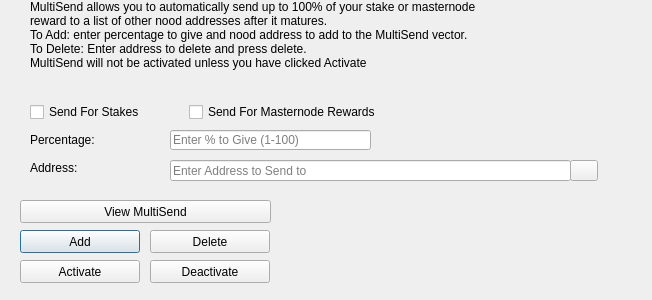
<?xml version="1.0" encoding="UTF-8"?>
<ui version="4.0">
 <class>MultiSendDialog</class>
 <widget class="QDialog" name="MultiSendDialog">
  <property name="windowModality">
   <enum>Qt::NonModal</enum>
  </property>
  <property name="geometry">
   <rect>
    <x>0</x>
    <y>0</y>
    <width>652</width>
    <height>300</height>
   </rect>
  </property>
  <property name="windowTitle">
   <string>MultiSend</string>
  </property>
  <widget class="QLineEdit" name="multiSendPercentEdit">
   <property name="geometry">
    <rect>
     <x>170</x>
     <y>130</y>
     <width>201</width>
     <height>20</height>
    </rect>
   </property>
   <property name="toolTip">
    <string>Enter whole numbers 1 - 100</string>
   </property>
   <property name="placeholderText">
    <string>Enter % to Give (1-100)</string>
   </property>
  </widget>
  <widget class="QLineEdit" name="multiSendAddressEdit">
   <property name="geometry">
    <rect>
     <x>170</x>
     <y>160</y>
     <width>401</width>
     <height>21</height>
    </rect>
   </property>
   <property name="toolTip">
    <string/>
   </property>
   <property name="placeholderText">
    <string>Enter Address to Send to</string>
   </property>
  </widget>
  <widget class="QLabel" name="label_2">
   <property name="geometry">
    <rect>
     <x>30</x>
     <y>0</y>
     <width>451</width>
     <height>121</height>
    </rect>
   </property>
   <property name="lineWidth">
    <number>1</number>
   </property>
   <property name="text">
    <string>MultiSend allows you to automatically send up to 100% of your stake or masternode reward to a list of other nood addresses after it matures.
To Add: enter percentage to give and nood address to add to the MultiSend vector.
To Delete: Enter address to delete and press delete.
MultiSend will not be activated unless you have clicked Activate</string>
   </property>
   <property name="alignment">
    <set>Qt::AlignLeading|Qt::AlignLeft|Qt::AlignTop</set>
   </property>
   <property name="wordWrap">
    <bool>true</bool>
   </property>
  </widget>
  <widget class="QLabel" name="message">
   <property name="geometry">
    <rect>
     <x>290</x>
     <y>200</y>
     <width>351</width>
     <height>91</height>
    </rect>
   </property>
   <property name="text">
    <string/>
   </property>
  </widget>
  <widget class="QPushButton" name="addButton">
   <property name="geometry">
    <rect>
     <x>20</x>
     <y>230</y>
     <width>120</width>
     <height>23</height>
    </rect>
   </property>
   <property name="toolTip">
    <string/>
   </property>
   <property name="statusTip">
    <string>Add to MultiSend Vector</string>
   </property>
   <property name="text">
    <string>Add</string>
   </property>
  </widget>
  <widget class="QPushButton" name="disableButton">
   <property name="geometry">
    <rect>
     <x>150</x>
     <y>260</y>
     <width>120</width>
     <height>23</height>
    </rect>
   </property>
   <property name="statusTip">
    <string>Deactivate MultiSend</string>
   </property>
   <property name="text">
    <string>Deactivate</string>
   </property>
  </widget>
  <widget class="QPushButton" name="addressBookButton">
   <property name="geometry">
    <rect>
     <x>570</x>
     <y>160</y>
     <width>28</width>
     <height>21</height>
    </rect>
   </property>
   <property name="toolTip">
    <string>Choose an address from the address book</string>
   </property>
   <property name="text">
    <string/>
   </property>
   <property name="icon">
    <iconset resource="../nood.qrc">
     <normaloff>:/icons/address-book</normaloff>:/icons/address-book</iconset>
   </property>
   <property name="shortcut">
    <string>Alt+A</string>
   </property>
   <property name="autoDefault">
    <bool>false</bool>
   </property>
  </widget>
  <widget class="QLabel" name="label">
   <property name="geometry">
    <rect>
     <x>30</x>
     <y>130</y>
     <width>121</width>
     <height>20</height>
    </rect>
   </property>
   <property name="toolTip">
    <string>Percentage of stake to send</string>
   </property>
   <property name="text">
    <string>Percentage:</string>
   </property>
  </widget>
  <widget class="QLabel" name="label_5">
   <property name="geometry">
    <rect>
     <x>30</x>
     <y>160</y>
     <width>111</width>
     <height>16</height>
    </rect>
   </property>
   <property name="toolTip">
    <string>Address to send portion of stake to</string>
   </property>
   <property name="text">
    <string>Address:</string>
   </property>
  </widget>
  <widget class="QPushButton" name="deleteButton">
   <property name="geometry">
    <rect>
     <x>150</x>
     <y>230</y>
     <width>120</width>
     <height>23</height>
    </rect>
   </property>
   <property name="toolTip">
    <string/>
   </property>
   <property name="statusTip">
    <string>Delete Address From MultiSend Vector</string>
   </property>
   <property name="text">
    <string>Delete</string>
   </property>
  </widget>
  <widget class="QPushButton" name="activateButton">
   <property name="geometry">
    <rect>
     <x>20</x>
     <y>260</y>
     <width>120</width>
     <height>23</height>
    </rect>
   </property>
   <property name="statusTip">
    <string>Activate MultiSend</string>
   </property>
   <property name="text">
    <string>Activate</string>
   </property>
  </widget>
  <widget class="QPushButton" name="viewButton">
   <property name="geometry">
    <rect>
     <x>20</x>
     <y>200</y>
     <width>251</width>
     <height>23</height>
    </rect>
   </property>
   <property name="toolTip">
    <string/>
   </property>
   <property name="statusTip">
    <string>View MultiSend Vector</string>
   </property>
   <property name="text">
    <string>View MultiSend</string>
   </property>
  </widget>
  <widget class="QWidget" name="horizontalLayoutWidget">
   <property name="geometry">
    <rect>
     <x>30</x>
     <y>100</y>
     <width>351</width>
     <height>24</height>
    </rect>
   </property>
   <layout class="QHBoxLayout" name="horizontalLayout">
    <item>
     <widget class="QCheckBox" name="multiSendStakeCheckBox">
      <property name="text">
       <string>Send For Stakes</string>
      </property>
     </widget>
    </item>
    <item>
     <widget class="QCheckBox" name="multiSendMasternodeCheckBox">
      <property name="text">
       <string>Send For Masternode Rewards</string>
      </property>
     </widget>
    </item>
   </layout>
  </widget>
 </widget>
 <resources>
  <include location="../nood.qrc"/>
 </resources>
 <connections/>
</ui>
